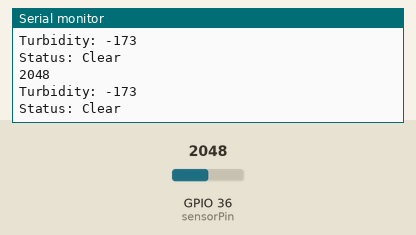
A sketch run on a simulated ESP32. Shown: the last lines printed to the serial monitor. Inputs (shaded band) come from the test bench; at power-on: GPIO 36 (sensorPin) = 2048.

Above: at 1.9 s.
2.0 s: GPIO 36 (sensorPin) set to 634
At 3.1 s:
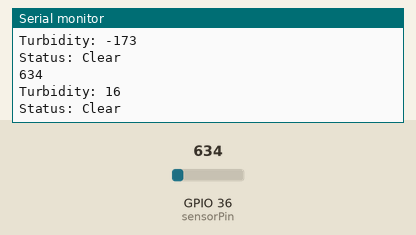
3.5 s: GPIO 36 (sensorPin) set to 541
At 5.3 s:
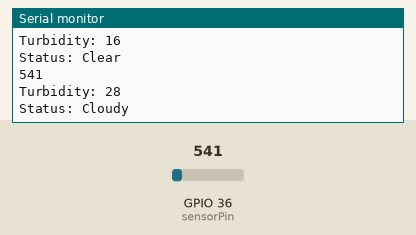
7.1 s: GPIO 36 (sensorPin) set to 410
At 8.4 s:
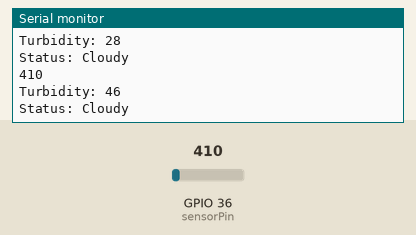
8.6 s: GPIO 36 (sensorPin) set to 345
At 9.7 s:
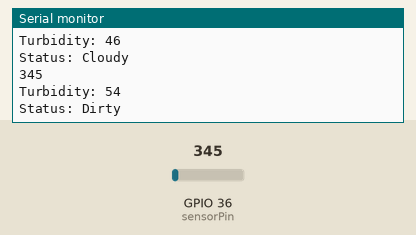
Timing chart, 0 to 11.6 s (numbered marks = the images above; inputs shaded):
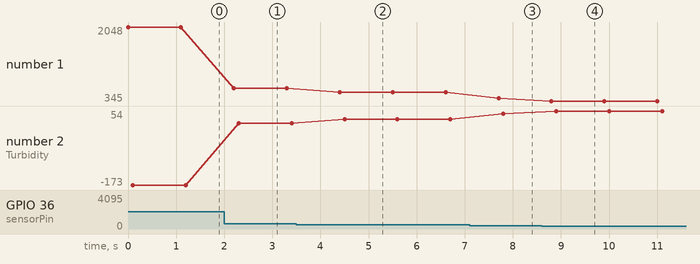

The sketch:

TurbiditySensor.ino
```cpp
int sensorPin = 36; // A0 for Arduino / 36 for ESP32

void setup() {
  Serial.begin(9600);
}

void loop() {
  int sensorValue = analogRead(sensorPin);
  Serial.println(sensorValue);
  int turbidity = map(sensorValue, 0, 750, 100, 0);
  delay(100);

  Serial.print("Turbidity: ");
  Serial.println(turbidity);

  if (turbidity < 20) {
    Serial.println("Status: Clear");
  } else if (turbidity >= 20 && turbidity < 50) {
    Serial.println("Status: Cloudy");
  } else {
    Serial.println("Status: Dirty");
  }

  delay(1000); // Adjust delay as needed
}
```

Measured:
- the behaviour switches between 608 and 607 on GPIO 36 (sensorPin) (found by bisection; images 1 and 2)
- the behaviour switches between 383 and 382 on GPIO 36 (sensorPin) (found by bisection; images 3 and 4)
- after the input at 2.0 s, the serial monitor: prints a new line after 0.20 s (image 1)
- after the input at 3.5 s, the serial monitor: prints a new line after 0.90 s (image 2)
- after the input at 7.1 s, the serial monitor: prints a new line after 0.60 s (image 3)
- after the input at 8.6 s, the serial monitor: prints a new line after 0.20 s (image 4)
- plotted number 1: 2048 → 634 after the input at 2.0 s, 634 → 541 after the input at 3.5 s, 541 → 410 after the input at 7.1 s, 410 → 345 after the input at 8.6 s
- plotted number 2: -173 → 16 after the input at 2.0 s, 16 → 28 after the input at 3.5 s, 28 → 46 after the input at 7.1 s, 46 → 54 after the input at 8.6 s
